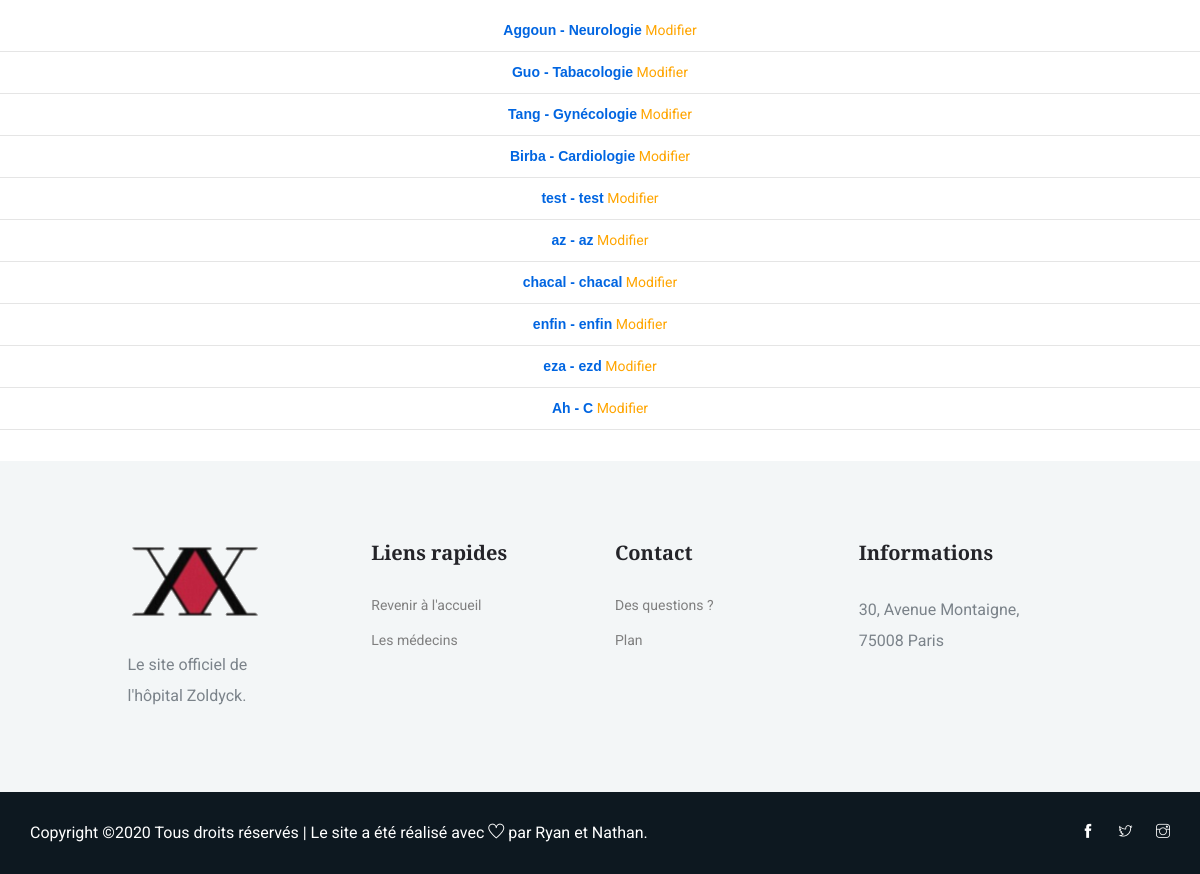
The page /views/add_doctor.php (lower part) on the database as committed earlier.
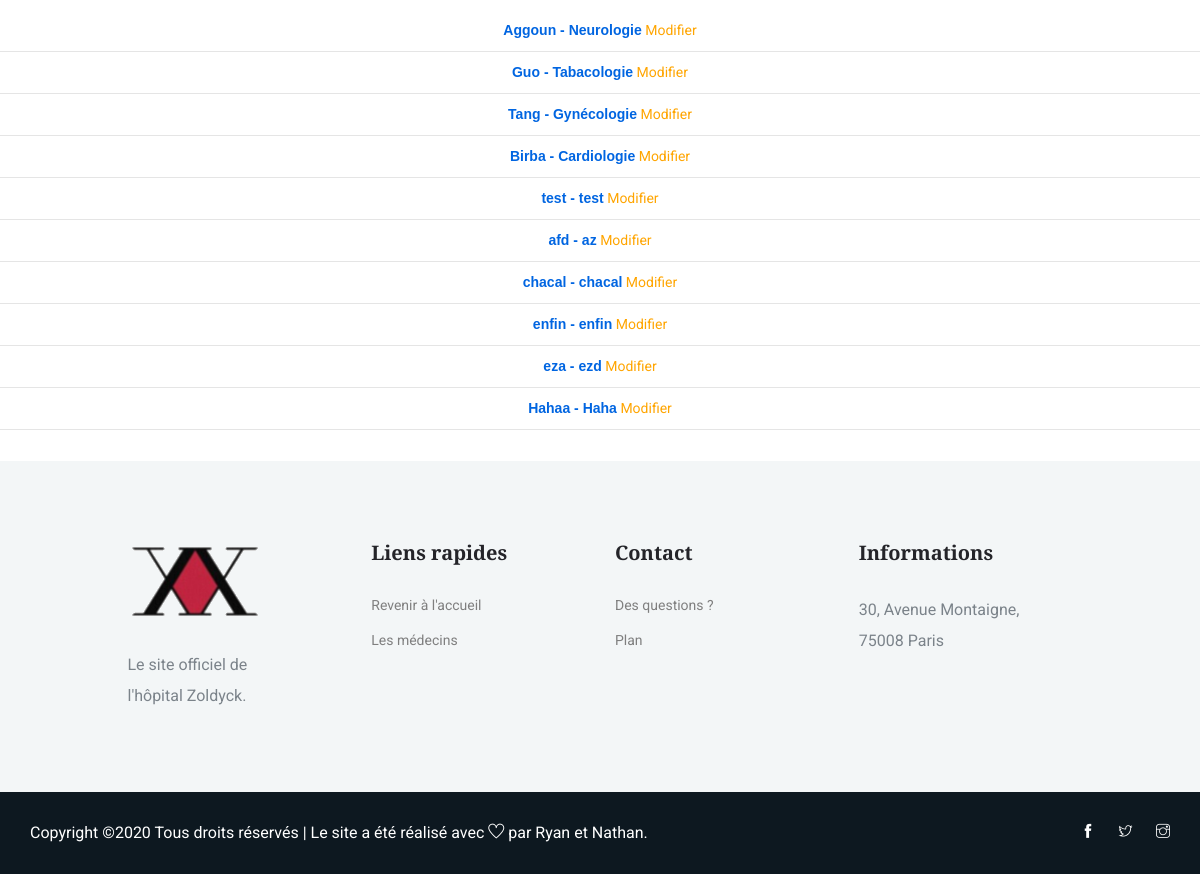
The same page on the database as committed later.
### tables this page shows
CREATE TABLE IF NOT EXISTS `medecin` (
  `id` int(11) NOT NULL AUTO_INCREMENT,
  `nom` varchar(50) NOT NULL,
  `lieu` varchar(50) NOT NULL,
  `specialite` varchar(50) NOT NULL,
  `identifiant` varchar(50) NOT NULL,
  `mdp` varchar(50) NOT NULL,
  `approuve` int(11) NOT NULL,
  PRIMARY KEY (`id`),
  UNIQUE KEY `fk_medecin` (`nom`)
);

### views/add_doctor.php (the view, shortened to what this page needs)
<!DOCTYPE html>
<html lang="en">
<head>
    <link rel="stylesheet" href="https://maxcdn.bootstrapcdn.com/bootstrap/3.3.7/css/bootstrap.min.css">
    <?php
          require_once('navbar.php');
        ?>
<body>
	<?php
	try{
		$bdd= new PDO('mysql:host=localhost;dbname=hopital; charset=utf8','root','');
	}
	catch (Exception $e){
		die('Erreur:'.$e->getMessage());
	}
	?>
<br>
    <div align="center">
    <?php
    $select_all_members = $bdd->query('SELECT * FROM medecin');
    if($select_all_members->rowCount() > 0)
    {
      while($m = $select_all_members->fetch()){
        ?>
        <b style="font-family: Arial, sans-serif"><?= $m['nom']; ?> - <?= $m['specialite']; ?></b> <a href="modify_doctor.php?id=<?= $m['id']; ?>" style="text-decoration: none; color: orange;" style="font-family: Arial, sans-serif">Modifier</
          a><hr/>
        <?php
      }
    } else {
      echo 'Aucun membre';
    }
     ?>
    </div>
    <br>
    <?php
    require_once('footer.php');
     ?>
</html>

Rows that differ between the two databases and show on the page:
removed medecin: nom "Ah", specialite "C"
changed medecin "az": nom "az" → "afd"
added medecin: nom "Hahaa", specialite "Haha"
